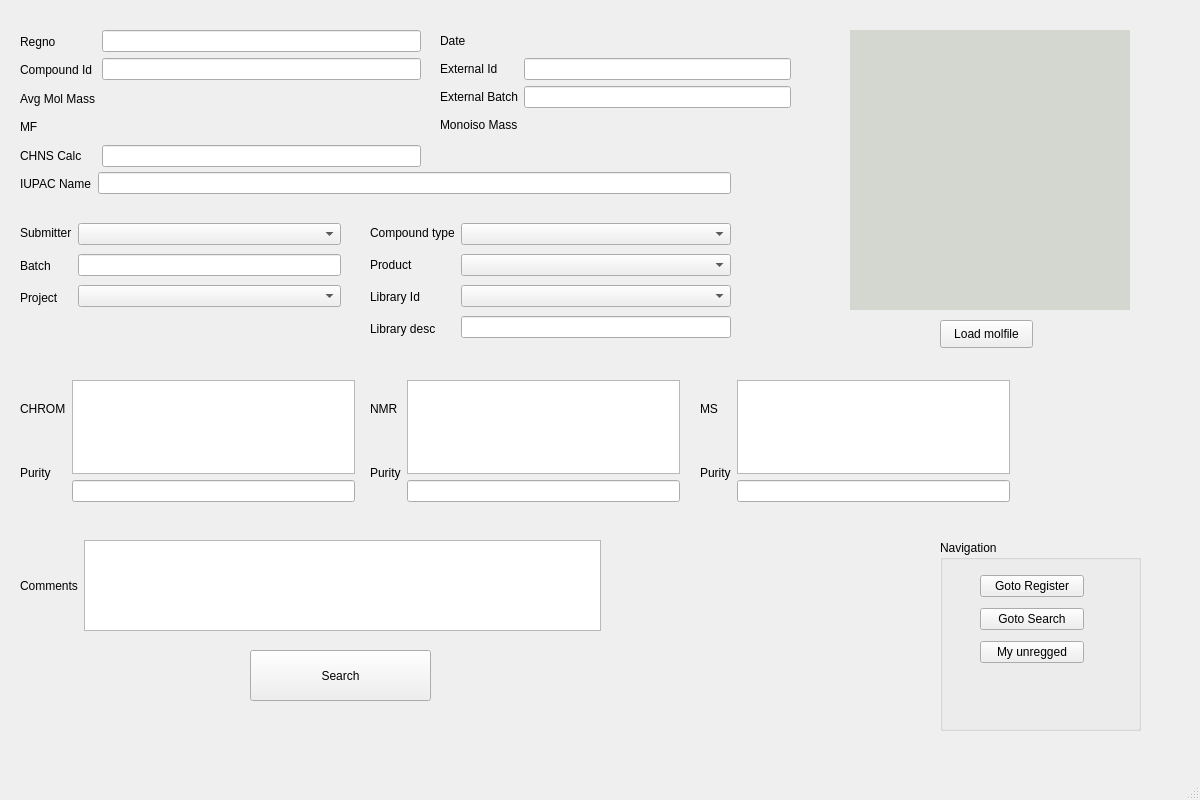
<?xml version="1.0" encoding="UTF-8"?>
<ui version="4.0">
 <class>MainWindow</class>
 <widget class="QMainWindow" name="MainWindow">
  <property name="geometry">
   <rect>
    <x>0</x>
    <y>0</y>
    <width>1200</width>
    <height>800</height>
   </rect>
  </property>
  <property name="windowTitle">
   <string>MainWindow</string>
  </property>
  <property name="styleSheet">
   <string notr="true"/>
  </property>
  <widget class="QWidget" name="centralwidget">
   <widget class="QLabel" name="structure_lab">
    <property name="geometry">
     <rect>
      <x>850</x>
      <y>30</y>
      <width>280</width>
      <height>280</height>
     </rect>
    </property>
    <property name="styleSheet">
     <string notr="true">background-color: rgb(211, 215, 207);</string>
    </property>
    <property name="text">
     <string/>
    </property>
   </widget>
   <widget class="QPushButton" name="search_btn">
    <property name="geometry">
     <rect>
      <x>250</x>
      <y>650</y>
      <width>181</width>
      <height>51</height>
     </rect>
    </property>
    <property name="text">
     <string>Search</string>
    </property>
   </widget>
   <widget class="QWidget" name="layoutWidget">
    <property name="geometry">
     <rect>
      <x>20</x>
      <y>540</y>
      <width>581</width>
      <height>91</height>
     </rect>
    </property>
    <layout class="QHBoxLayout" name="horizontalLayout_23">
     <item>
      <widget class="QLabel" name="label_34">
       <property name="text">
        <string>Comments</string>
       </property>
      </widget>
     </item>
     <item>
      <widget class="QPlainTextEdit" name="comments_text">
       <property name="styleSheet">
        <string notr="true">background-color:&quot;transparent&quot;</string>
       </property>
       <property name="readOnly">
        <bool>true</bool>
       </property>
      </widget>
     </item>
    </layout>
   </widget>
   <widget class="QWidget" name="layoutWidget">
    <property name="geometry">
     <rect>
      <x>440</x>
      <y>30</y>
      <width>351</width>
      <height>106</height>
     </rect>
    </property>
    <layout class="QHBoxLayout" name="horizontalLayout_24">
     <item>
      <layout class="QVBoxLayout" name="verticalLayout_9">
       <item>
        <widget class="QLabel" name="label_37">
         <property name="text">
          <string>Date</string>
         </property>
        </widget>
       </item>
       <item>
        <widget class="QLabel" name="label_38">
         <property name="text">
          <string>External Id</string>
         </property>
        </widget>
       </item>
       <item>
        <widget class="QLabel" name="label_39">
         <property name="text">
          <string>External Batch</string>
         </property>
        </widget>
       </item>
       <item>
        <widget class="QLabel" name="label_40">
         <property name="text">
          <string>Monoiso Mass</string>
         </property>
        </widget>
       </item>
      </layout>
     </item>
     <item>
      <layout class="QVBoxLayout" name="verticalLayout_8">
       <item>
        <widget class="QLabel" name="date_lab">
         <property name="text">
          <string/>
         </property>
        </widget>
       </item>
       <item>
        <widget class="QLineEdit" name="externalid_eb"/>
       </item>
       <item>
        <widget class="QLineEdit" name="externalbatch_eb"/>
       </item>
       <item>
        <widget class="QLabel" name="monoisomass_lab">
         <property name="text">
          <string/>
         </property>
        </widget>
       </item>
      </layout>
     </item>
    </layout>
   </widget>
   <widget class="QWidget" name="layoutWidget">
    <property name="geometry">
     <rect>
      <x>20</x>
      <y>30</y>
      <width>401</width>
      <height>137</height>
     </rect>
    </property>
    <layout class="QHBoxLayout" name="horizontalLayout_6">
     <item>
      <layout class="QVBoxLayout" name="verticalLayout_10">
       <property name="sizeConstraint">
        <enum>QLayout::SetMinAndMaxSize</enum>
       </property>
       <item>
        <widget class="QLabel" name="label_16">
         <property name="text">
          <string>Regno</string>
         </property>
        </widget>
       </item>
       <item>
        <widget class="QLabel" name="label_41">
         <property name="text">
          <string>Compound Id</string>
         </property>
        </widget>
       </item>
       <item>
        <widget class="QLabel" name="label_42">
         <property name="text">
          <string>Avg Mol Mass</string>
         </property>
        </widget>
       </item>
       <item>
        <widget class="QLabel" name="label_43">
         <property name="text">
          <string>MF</string>
         </property>
        </widget>
       </item>
       <item>
        <widget class="QLabel" name="label_44">
         <property name="text">
          <string>CHNS Calc</string>
         </property>
        </widget>
       </item>
      </layout>
     </item>
     <item>
      <layout class="QVBoxLayout" name="verticalLayout_2">
       <item>
        <widget class="QLineEdit" name="regno_eb"/>
       </item>
       <item>
        <widget class="QLineEdit" name="compoundid_eb"/>
       </item>
       <item>
        <widget class="QLabel" name="avgmolmass_lab">
         <property name="text">
          <string/>
         </property>
        </widget>
       </item>
       <item>
        <widget class="QLabel" name="mf_eb">
         <property name="text">
          <string/>
         </property>
        </widget>
       </item>
       <item>
        <widget class="QLineEdit" name="chns_eb">
         <property name="styleSheet">
          <string notr="true">background-color:&quot;transparent&quot;</string>
         </property>
        </widget>
       </item>
      </layout>
     </item>
    </layout>
   </widget>
   <widget class="QWidget" name="layoutWidget">
    <property name="geometry">
     <rect>
      <x>20</x>
      <y>170</y>
      <width>711</width>
      <height>27</height>
     </rect>
    </property>
    <layout class="QHBoxLayout" name="horizontalLayout">
     <item>
      <widget class="QLabel" name="label_18">
       <property name="text">
        <string>IUPAC Name</string>
       </property>
      </widget>
     </item>
     <item>
      <widget class="QLineEdit" name="iupac_eb">
       <property name="styleSheet">
        <string notr="true">background-color:&quot;transparent&quot;</string>
       </property>
       <property name="readOnly">
        <bool>true</bool>
       </property>
      </widget>
     </item>
    </layout>
   </widget>
   <widget class="QWidget" name="layoutWidget">
    <property name="geometry">
     <rect>
      <x>20</x>
      <y>220</y>
      <width>321</width>
      <height>91</height>
     </rect>
    </property>
    <layout class="QHBoxLayout" name="horizontalLayout_2">
     <item>
      <layout class="QVBoxLayout" name="verticalLayout">
       <item>
        <widget class="QLabel" name="label">
         <property name="text">
          <string>Submitter</string>
         </property>
        </widget>
       </item>
       <item>
        <widget class="QLabel" name="label_2">
         <property name="text">
          <string>Batch</string>
         </property>
        </widget>
       </item>
       <item>
        <widget class="QLabel" name="label_3">
         <property name="text">
          <string>Project</string>
         </property>
        </widget>
       </item>
      </layout>
     </item>
     <item>
      <layout class="QVBoxLayout" name="verticalLayout_11">
       <item>
        <widget class="QComboBox" name="submitter_cb"/>
       </item>
       <item>
        <widget class="QLineEdit" name="batch_eb"/>
       </item>
       <item>
        <widget class="QComboBox" name="project_cb"/>
       </item>
      </layout>
     </item>
    </layout>
   </widget>
   <widget class="QWidget" name="layoutWidget">
    <property name="geometry">
     <rect>
      <x>370</x>
      <y>220</y>
      <width>361</width>
      <height>122</height>
     </rect>
    </property>
    <layout class="QHBoxLayout" name="horizontalLayout_3">
     <item>
      <layout class="QVBoxLayout" name="verticalLayout_3">
       <item>
        <widget class="QLabel" name="label_4">
         <property name="text">
          <string>Compound type</string>
         </property>
        </widget>
       </item>
       <item>
        <widget class="QLabel" name="label_7">
         <property name="text">
          <string>Product</string>
         </property>
        </widget>
       </item>
       <item>
        <widget class="QLabel" name="label_8">
         <property name="text">
          <string>Library Id</string>
         </property>
        </widget>
       </item>
       <item>
        <widget class="QLabel" name="label_9">
         <property name="text">
          <string>Library desc</string>
         </property>
        </widget>
       </item>
      </layout>
     </item>
     <item>
      <layout class="QVBoxLayout" name="verticalLayout_12">
       <item>
        <widget class="QComboBox" name="compoundtype_cb"/>
       </item>
       <item>
        <widget class="QComboBox" name="product_cb"/>
       </item>
       <item>
        <widget class="QComboBox" name="libraryid_cb"/>
       </item>
       <item>
        <widget class="QLineEdit" name="librarydesc_eb">
         <property name="styleSheet">
          <string notr="true">background-color:&quot;transparent&quot;</string>
         </property>
         <property name="readOnly">
          <bool>true</bool>
         </property>
        </widget>
       </item>
      </layout>
     </item>
    </layout>
   </widget>
   <widget class="QWidget" name="layoutWidget">
    <property name="geometry">
     <rect>
      <x>20</x>
      <y>380</y>
      <width>335</width>
      <height>122</height>
     </rect>
    </property>
    <layout class="QHBoxLayout" name="horizontalLayout_4">
     <item>
      <layout class="QVBoxLayout" name="verticalLayout_4">
       <item>
        <widget class="QLabel" name="label_10">
         <property name="text">
          <string>CHROM</string>
         </property>
        </widget>
       </item>
       <item>
        <widget class="QLabel" name="label_11">
         <property name="text">
          <string>Purity</string>
         </property>
        </widget>
       </item>
      </layout>
     </item>
     <item>
      <layout class="QVBoxLayout" name="verticalLayout_13">
       <item>
        <widget class="QPlainTextEdit" name="chrom_text">
         <property name="font">
          <font>
           <pointsize>8</pointsize>
          </font>
         </property>
         <property name="styleSheet">
          <string notr="true">background-color:&quot;transparent&quot;</string>
         </property>
         <property name="readOnly">
          <bool>true</bool>
         </property>
        </widget>
       </item>
       <item>
        <widget class="QLineEdit" name="chrompurity_eb">
         <property name="styleSheet">
          <string notr="true">background-color:&quot;transparent&quot;</string>
         </property>
         <property name="readOnly">
          <bool>true</bool>
         </property>
        </widget>
       </item>
      </layout>
     </item>
    </layout>
   </widget>
   <widget class="QWidget" name="layoutWidget">
    <property name="geometry">
     <rect>
      <x>370</x>
      <y>380</y>
      <width>310</width>
      <height>122</height>
     </rect>
    </property>
    <layout class="QHBoxLayout" name="horizontalLayout_5">
     <item>
      <layout class="QVBoxLayout" name="verticalLayout_5">
       <item>
        <widget class="QLabel" name="label_12">
         <property name="text">
          <string>NMR</string>
         </property>
        </widget>
       </item>
       <item>
        <widget class="QLabel" name="label_15">
         <property name="text">
          <string>Purity</string>
         </property>
        </widget>
       </item>
      </layout>
     </item>
     <item>
      <layout class="QVBoxLayout" name="verticalLayout_14">
       <item>
        <widget class="QPlainTextEdit" name="nmr_text">
         <property name="font">
          <font>
           <pointsize>8</pointsize>
          </font>
         </property>
         <property name="styleSheet">
          <string notr="true">background-color:&quot;transparent&quot;</string>
         </property>
         <property name="readOnly">
          <bool>true</bool>
         </property>
        </widget>
       </item>
       <item>
        <widget class="QLineEdit" name="nmrpurity_eb">
         <property name="styleSheet">
          <string notr="true">background-color:&quot;transparent&quot;</string>
         </property>
         <property name="readOnly">
          <bool>true</bool>
         </property>
        </widget>
       </item>
      </layout>
     </item>
    </layout>
   </widget>
   <widget class="QWidget" name="layoutWidget">
    <property name="geometry">
     <rect>
      <x>700</x>
      <y>380</y>
      <width>310</width>
      <height>122</height>
     </rect>
    </property>
    <layout class="QHBoxLayout" name="horizontalLayout_7">
     <item>
      <layout class="QVBoxLayout" name="verticalLayout_6">
       <item>
        <widget class="QLabel" name="label_19">
         <property name="text">
          <string>MS</string>
         </property>
        </widget>
       </item>
       <item>
        <widget class="QLabel" name="label_20">
         <property name="text">
          <string>Purity</string>
         </property>
        </widget>
       </item>
      </layout>
     </item>
     <item>
      <layout class="QVBoxLayout" name="verticalLayout_15">
       <item>
        <widget class="QPlainTextEdit" name="ms_text">
         <property name="font">
          <font>
           <pointsize>8</pointsize>
          </font>
         </property>
         <property name="styleSheet">
          <string notr="true">background-color:&quot;transparent&quot;</string>
         </property>
         <property name="readOnly">
          <bool>true</bool>
         </property>
        </widget>
       </item>
       <item>
        <widget class="QLineEdit" name="mspurity_eb">
         <property name="styleSheet">
          <string notr="true">background-color:&quot;transparent&quot;</string>
         </property>
         <property name="readOnly">
          <bool>true</bool>
         </property>
        </widget>
       </item>
      </layout>
     </item>
    </layout>
   </widget>
   <widget class="QPushButton" name="loadmol_btn">
    <property name="geometry">
     <rect>
      <x>940</x>
      <y>320</y>
      <width>93</width>
      <height>28</height>
     </rect>
    </property>
    <property name="text">
     <string>Load molfile</string>
    </property>
   </widget>
   <widget class="QGroupBox" name="groupBox">
    <property name="geometry">
     <rect>
      <x>940</x>
      <y>540</y>
      <width>201</width>
      <height>191</height>
     </rect>
    </property>
    <property name="title">
     <string>Navigation</string>
    </property>
    <widget class="QWidget" name="layoutWidget">
     <property name="geometry">
      <rect>
       <x>40</x>
       <y>30</y>
       <width>104</width>
       <height>100</height>
      </rect>
     </property>
     <layout class="QVBoxLayout" name="verticalLayout_7">
      <item>
       <widget class="QPushButton" name="gotoreg_btn">
        <property name="text">
         <string>Goto Register</string>
        </property>
       </widget>
      </item>
      <item>
       <widget class="QPushButton" name="gotosearch_btn">
        <property name="text">
         <string>Goto Search</string>
        </property>
       </widget>
      </item>
      <item>
       <widget class="QPushButton" name="myunregged_btn">
        <property name="text">
         <string>My unregged</string>
        </property>
       </widget>
      </item>
     </layout>
    </widget>
   </widget>
  </widget>
  <widget class="QMenuBar" name="menubar">
   <property name="geometry">
    <rect>
     <x>0</x>
     <y>0</y>
     <width>1200</width>
     <height>26</height>
    </rect>
   </property>
  </widget>
  <widget class="QStatusBar" name="statusbar"/>
 </widget>
 <resources/>
 <connections/>
</ui>
